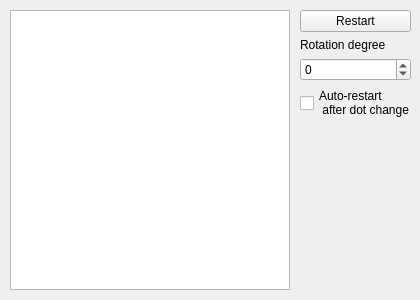
<?xml version="1.0" encoding="UTF-8"?>
<ui version="4.0">
 <class>MainWindow</class>
 <widget class="QMainWindow" name="MainWindow">
  <property name="geometry">
   <rect>
    <x>0</x>
    <y>0</y>
    <width>420</width>
    <height>300</height>
   </rect>
  </property>
  <property name="minimumSize">
   <size>
    <width>420</width>
    <height>300</height>
   </size>
  </property>
  <property name="maximumSize">
   <size>
    <width>420</width>
    <height>300</height>
   </size>
  </property>
  <property name="windowTitle">
   <string>MainWindow</string>
  </property>
  <widget class="QWidget" name="centralwidget">
   <widget class="QWidget" name="verticalLayoutWidget_2">
    <property name="geometry">
     <rect>
      <x>300</x>
      <y>10</y>
      <width>111</width>
      <height>109</height>
     </rect>
    </property>
    <layout class="QVBoxLayout" name="verticalLayout_2">
     <item>
      <widget class="QPushButton" name="pushButton_restart">
       <property name="text">
        <string>Restart</string>
       </property>
      </widget>
     </item>
     <item>
      <widget class="QLabel" name="label_RG">
       <property name="text">
        <string>Rotation degree</string>
       </property>
      </widget>
     </item>
     <item>
      <widget class="QSpinBox" name="spinBox_RotDeg">
       <property name="minimum">
        <number>-360</number>
       </property>
       <property name="maximum">
        <number>360</number>
       </property>
       <property name="singleStep">
        <number>10</number>
       </property>
      </widget>
     </item>
     <item>
      <widget class="QCheckBox" name="checkBox_autoRestart">
       <property name="text">
        <string>Auto-restart 
 after dot change</string>
       </property>
       <property name="autoRepeat">
        <bool>false</bool>
       </property>
      </widget>
     </item>
    </layout>
   </widget>
   <widget class="QGraphicsView" name="graphicsView">
    <property name="geometry">
     <rect>
      <x>10</x>
      <y>10</y>
      <width>280</width>
      <height>280</height>
     </rect>
    </property>
   </widget>
  </widget>
 </widget>
 <resources/>
 <connections/>
</ui>
